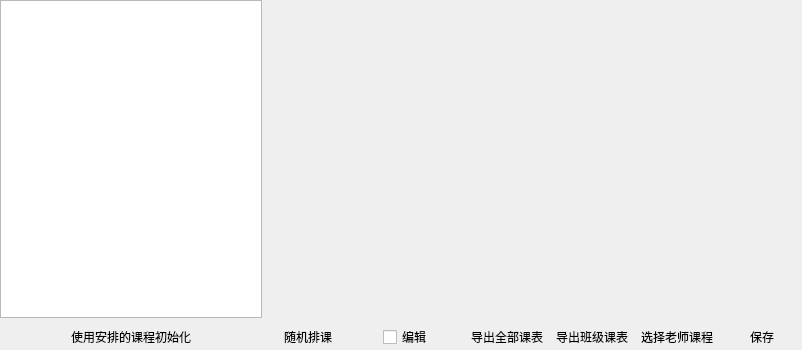
<?xml version="1.0" encoding="UTF-8"?>
<ui version="4.0">
 <class>ClassScheduleWidget</class>
 <widget class="QWidget" name="ClassScheduleWidget">
  <property name="geometry">
   <rect>
    <x>0</x>
    <y>0</y>
    <width>802</width>
    <height>350</height>
   </rect>
  </property>
  <property name="windowTitle">
   <string>Form</string>
  </property>
  <layout class="QGridLayout" name="gridLayout_2">
   <property name="leftMargin">
    <number>0</number>
   </property>
   <property name="topMargin">
    <number>0</number>
   </property>
   <property name="rightMargin">
    <number>0</number>
   </property>
   <property name="bottomMargin">
    <number>0</number>
   </property>
   <item row="1" column="0">
    <widget class="QPushButton" name="loadArrangedScheduleButton">
     <property name="text">
      <string>使用安排的课程初始化</string>
     </property>
     <property name="flat">
      <bool>true</bool>
     </property>
    </widget>
   </item>
   <item row="0" column="0">
    <widget class="QTableView" name="classTableView">
     <property name="showGrid">
      <bool>false</bool>
     </property>
    </widget>
   </item>
   <item row="1" column="1">
    <layout class="QGridLayout" name="gridLayout">
     <property name="spacing">
      <number>5</number>
     </property>
     <item row="0" column="0">
      <widget class="QPushButton" name="randomScheduleButton">
       <property name="text">
        <string>随机排课</string>
       </property>
       <property name="flat">
        <bool>true</bool>
       </property>
      </widget>
     </item>
     <item row="0" column="10">
      <widget class="QPushButton" name="saveButton">
       <property name="text">
        <string>保存</string>
       </property>
       <property name="flat">
        <bool>true</bool>
       </property>
      </widget>
     </item>
     <item row="0" column="8">
      <widget class="QPushButton" name="exportClassScheduleButton">
       <property name="text">
        <string>导出班级课表</string>
       </property>
       <property name="flat">
        <bool>true</bool>
       </property>
      </widget>
     </item>
     <item row="0" column="3">
      <spacer name="horizontalSpacer">
       <property name="orientation">
        <enum>Qt::Horizontal</enum>
       </property>
       <property name="sizeHint" stdset="0">
        <size>
         <width>30</width>
         <height>10</height>
        </size>
       </property>
      </spacer>
     </item>
     <item row="0" column="9">
      <widget class="QPushButton" name="resourceButton">
       <property name="text">
        <string>选择老师课程</string>
       </property>
       <property name="flat">
        <bool>true</bool>
       </property>
      </widget>
     </item>
     <item row="0" column="7">
      <widget class="QPushButton" name="exportAllClassScheduleButton">
       <property name="text">
        <string>导出全部课表</string>
       </property>
       <property name="flat">
        <bool>true</bool>
       </property>
      </widget>
     </item>
     <item row="0" column="1">
      <spacer name="horizontalSpacer_2">
       <property name="orientation">
        <enum>Qt::Horizontal</enum>
       </property>
       <property name="sizeHint" stdset="0">
        <size>
         <width>30</width>
         <height>10</height>
        </size>
       </property>
      </spacer>
     </item>
     <item row="0" column="2">
      <widget class="QCheckBox" name="editableCheckBox">
       <property name="text">
        <string>编辑</string>
       </property>
      </widget>
     </item>
    </layout>
   </item>
   <item row="0" column="1">
    <widget class="QWidget" name="scheduleWidget" native="true">
     <property name="minimumSize">
      <size>
       <width>200</width>
       <height>0</height>
      </size>
     </property>
    </widget>
   </item>
  </layout>
 </widget>
 <resources/>
 <connections/>
</ui>
